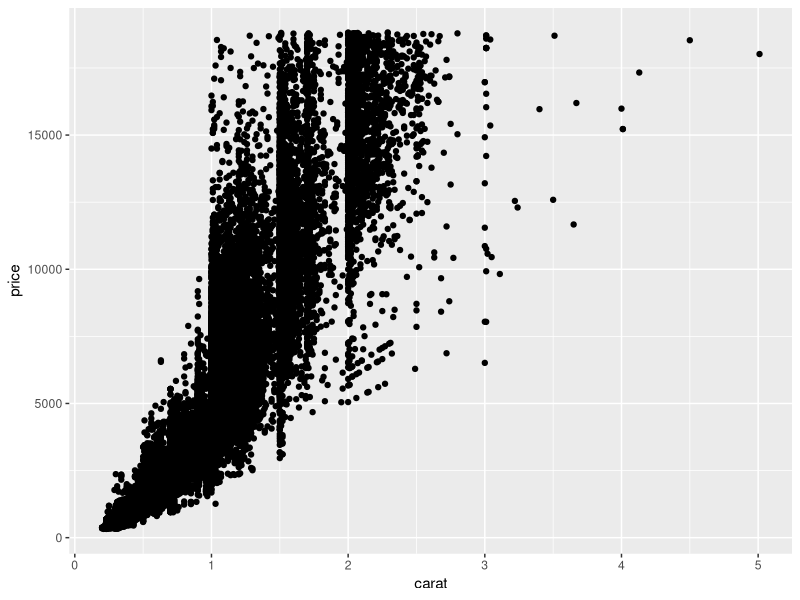
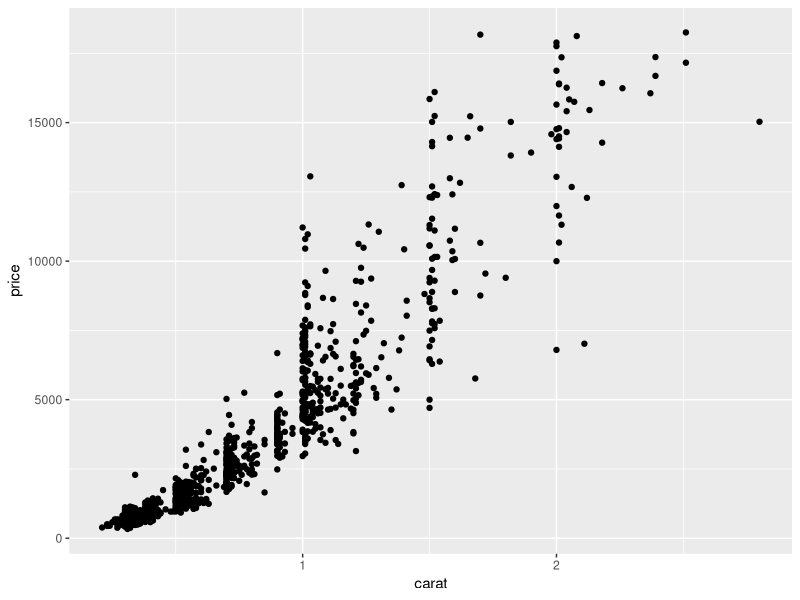
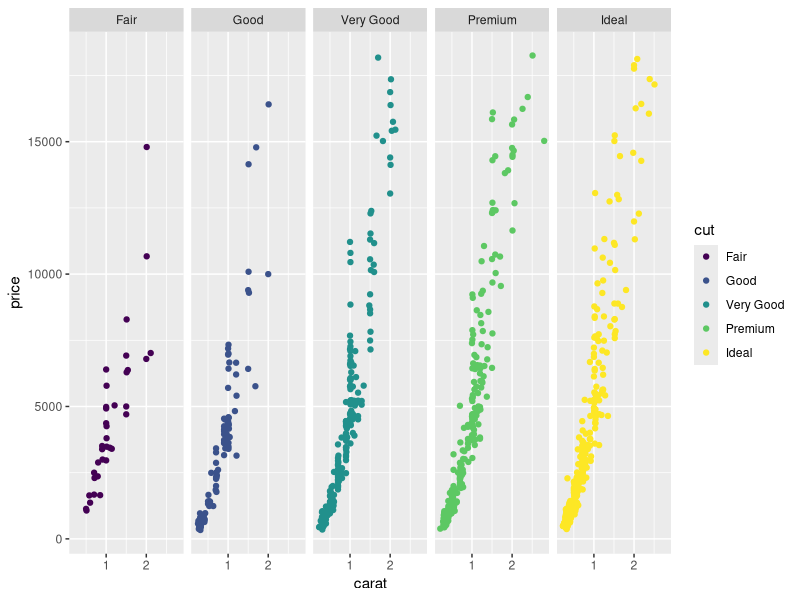
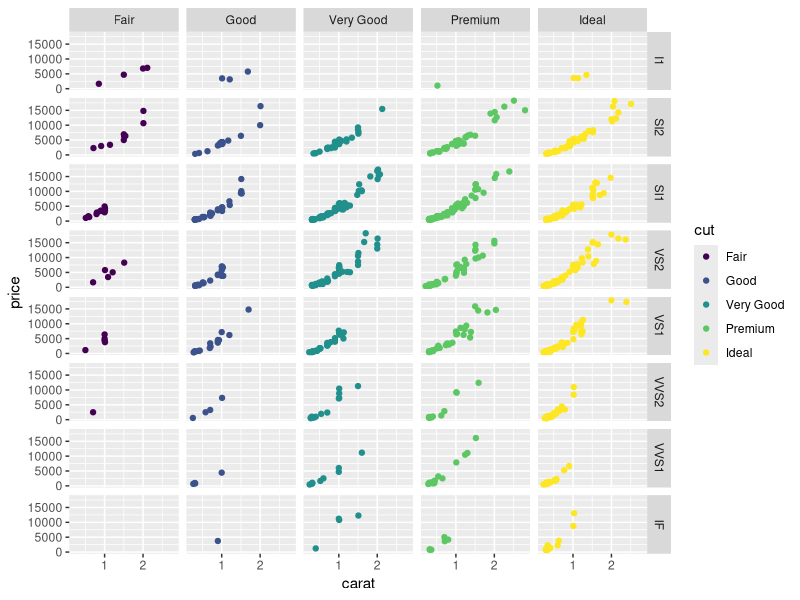
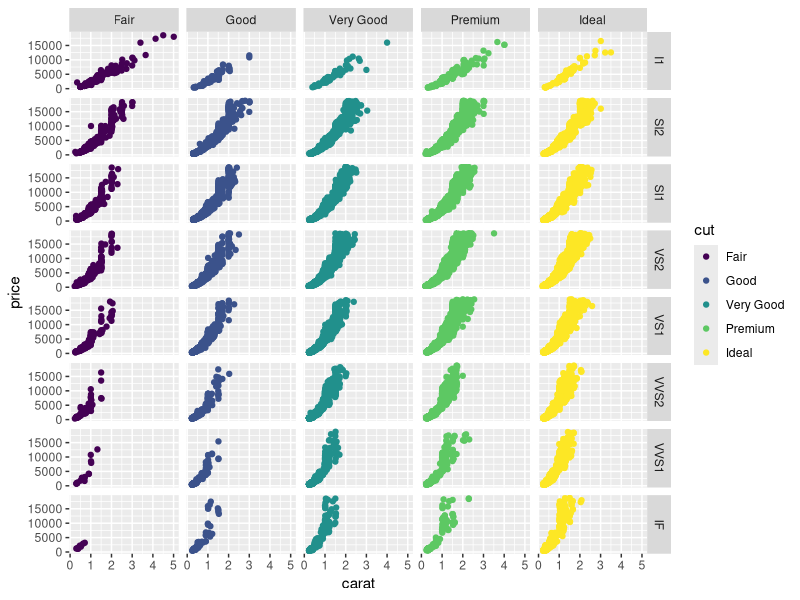
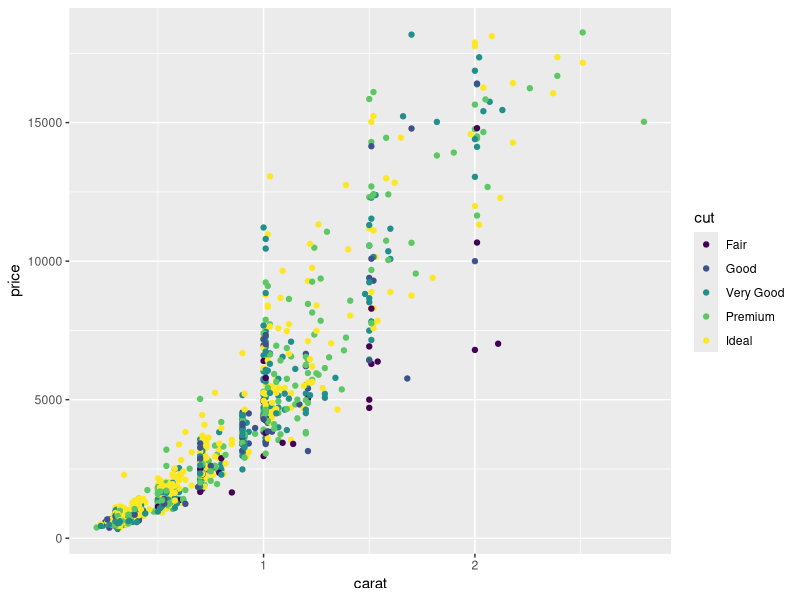
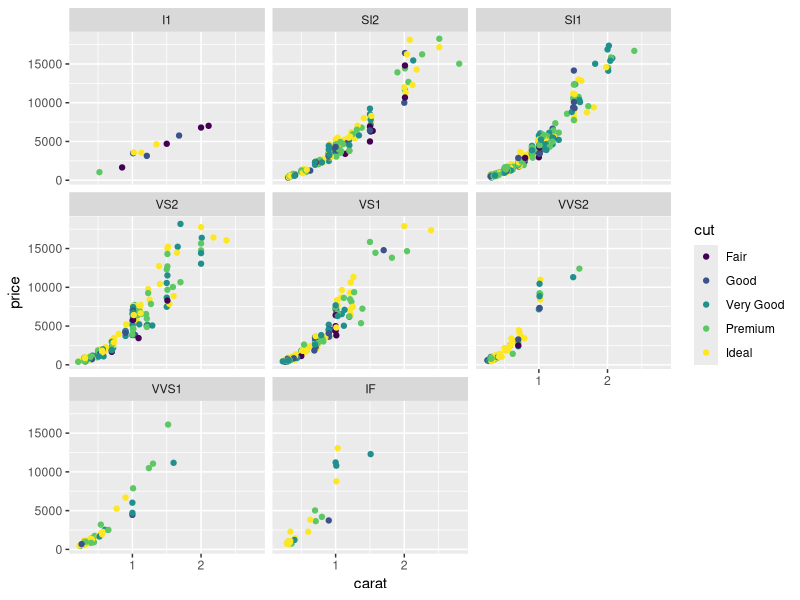
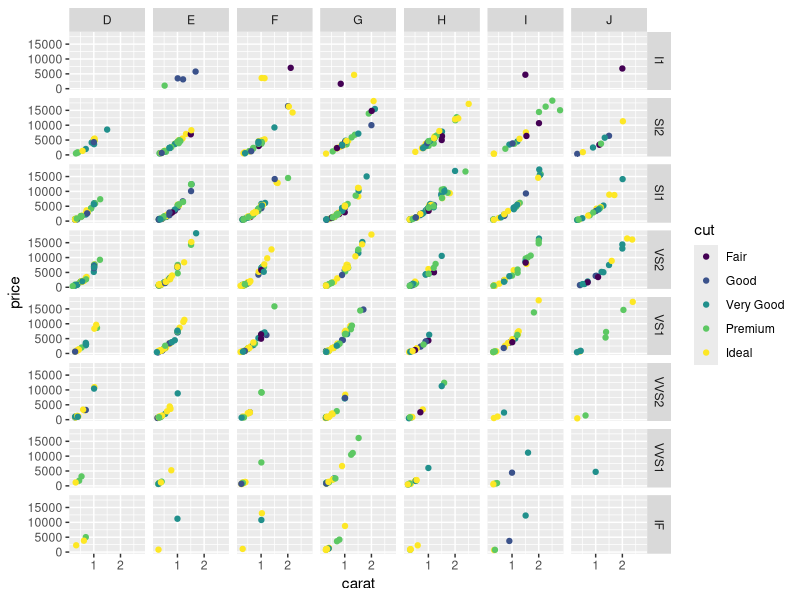

R code for these plots, in order:
## ---- chunk 1
knitr::opts_chunk$set(echo = TRUE, message = FALSE, warning = FALSE)
library(ggplot2)
## ---- chunk 2
knitr::include_graphics("https://rnabioco.github.io/bmsc-7810-pbda/posts/2022-11-23-class-6-intro-to-ggplot2-part3/img/diamond.png")
#source: 123dartist/stock.adobe.com
## ---- chunk 3
head(diamonds)
## ---- chunk 4
ggplot(diamonds, aes(x=carat, y=price)) + 
  geom_point()
## ---- chunk 5

## ---- chunk 6

## ---- chunk 7
set.seed(1337) # set the random seed so that we get the same random rows everytime

subset_diamonds <- diamonds[sample(nrow(diamonds), 1000), ]

ggplot(subset_diamonds, aes(x=carat, y=price)) + 
  geom_point()

## ---- chunk 8
ggplot(subset_diamonds, aes(x=carat, y=price, color=cut)) +
  geom_point() + 
  facet_wrap(~cut, nrow = 1)
## ---- chunk 9
ggplot(subset_diamonds, aes(x=carat, y=price, color=cut)) +
  geom_point() + 
  facet_grid(clarity ~ cut)
## ---- chunk 10
ggplot(diamonds, aes(x=carat, y=price, color=cut)) +
  geom_point() + 
  facet_grid(clarity ~ cut)
## ---- chunk 11

## ---- chunk 12
p1 <- ggplot(subset_diamonds, aes(x=carat, y=price, color=cut)) +
  geom_point()
## ---- chunk 13
p1
## ---- chunk 14
p1 + facet_wrap(~clarity)
## ---- chunk 15
p1 + facet_grid(clarity~color)
## ---- chunk 16
ggplot(subset_diamonds, aes(carat, price, color = clarity)) +
  geom_point()
## ---- chunk 17
ggplot(subset_diamonds, aes(carat, price, color = clarity)) +
  geom_point() +
  scale_color_brewer(palette = "RdYlBu")
## ---- chunk 18
ggplot(subset_diamonds, aes(carat, price, color = clarity)) +
  geom_point() +
  scale_color_brewer(palette = "Accent")
## ---- chunk 19
ggplot(subset_diamonds, aes(carat, price, color = clarity)) +
  geom_point() +
  scale_color_manual(values = c("red", "blue", "green", "yellow", "purple", "white", "black", "gray"))
## ---- chunk 20
ptest <- ggplot(iris, aes(x=Sepal.Width, y=Sepal.Length, color = Species)) +
  geom_point() +
  facet_wrap(~ Species)

ptest
## ---- chunk 21
ptest + theme_dark()
## ---- chunk 22
ptest + theme_minimal()
## ---- chunk 23
ptest + theme_bw()
## ---- chunk 24
ptest + theme_classic()
## ---- chunk 25
ptest + theme_void()
## ---- chunk 26
library(patchwork)
## ---- chunk 27
p1 <- ggplot(mtcars) + 
  geom_point(aes(mpg, disp))

p2 <- ggplot(mtcars) + 
  geom_boxplot(aes(gear, disp, group = gear))
## ---- chunk 28
p1 + p2
## ---- chunk 29
p3 <- ggplot(mtcars) + 
  geom_smooth(aes(disp, qsec))

p4 <- ggplot(mtcars) + 
  geom_bar(aes(carb))
## ---- chunk 30
(p1 + p2 + p3) / p4
## ---- chunk 31
(p1 | p2 | p3) / p4 + 
  plot_annotation(
  title = 'The surprising truth about mtcars',
  subtitle = 'These 3 plots will reveal yet-untold secrets about our beloved data-set',
  caption = 'Disclaimer: None of these plots are insightful')
## ---- chunk 32
(p1 | p2 | p3) / p4 + 
  plot_annotation(tag_levels = 'A')
## ---- chunk 33
(p1 | p2 | p3) / p4 + 
  plot_annotation(title = "Figure 1: Motor Trend 1974 Car Stats", tag_levels = 'A')
## ---- chunk 34

